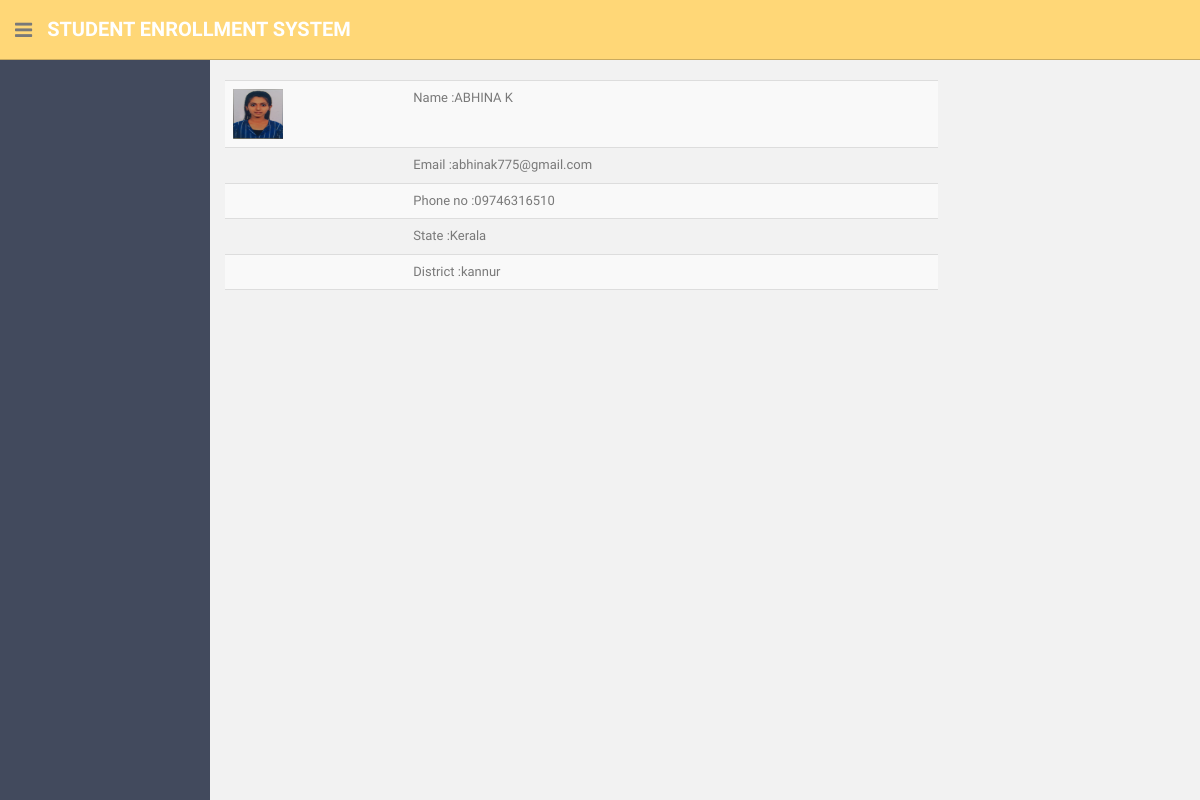
The app's page /student/view/1 with its own data.
### studentapp/models.py (models this page shows, shortened)
class Student(models.Model):
    student_code=models.AutoField(primary_key=True)
    name=models.CharField(max_length=250)
    phone=models.CharField(max_length=200)
    email=models.EmailField(max_length=250,unique=True)
    state=models.ForeignKey(State,on_delete=models.CASCADE,related_name='stateview')
    district=models.ForeignKey(District,on_delete=models.CASCADE)
    image=models.FileField(upload_to='studentapp/images/')

class State(models.Model):
    name=models.CharField(max_length=250)
    def __str__(self):
        return self.name

class District(models.Model):
    name=models.CharField(max_length=250)
    state=models.ForeignKey(State,on_delete=models.CASCADE,related_name='districtview')
    def __str__(self):
        return self.name

### studentapp/views.py (the view)
# urls.py: path("view/<int:id>", views.student_view, name="view"),
def student_view(request,id):
    b1=Student.objects.get(student_code=id)
    context={}
    context["student"]=b1
    return render(request,"viewstudents.html",context)

### studentapp/templates/viewstudents.html
{% extends 'user_index.html' %}
{% block body %}
<body>
<table   class="table table-striped">
    <tr>
        <td><img src="{{student.image}}"width="50px"height="50px" ></td>
        <td>Name :{{student.name}}</td>
    </tr>
    <tr>
        <td></td>
        <td>Email :{{student.email}}</td>
    </tr>
    <tr>
        <td>
        </td>
        <td>Phone no :{{student.phone}}</td>
    </tr>
        <tr>
        <td>
        </td>
        <td>State :{{student.state}}</td>
    </tr>
        <tr>
        <td>
        </td>
        <td>District :{{student.district}}</td>
    </tr>
        <tr>
        <td>
        </td>
        <td></td>
    </tr>
</table>
</body>
{% endblock %}

### studentapp/static/assets/css/style.css (style rules this page uses)
body { color: #797979; background: #f2f2f2; font-family: 'Ruda', sans-serif; padding: 0px !important; margin: 0px !important; font-size:13px; }

### records on screen
Student: image (picture), name "ABHINA K", email "abhinak775@gmail.com", phone "09746316510", state "Kerala", district "kannur"
